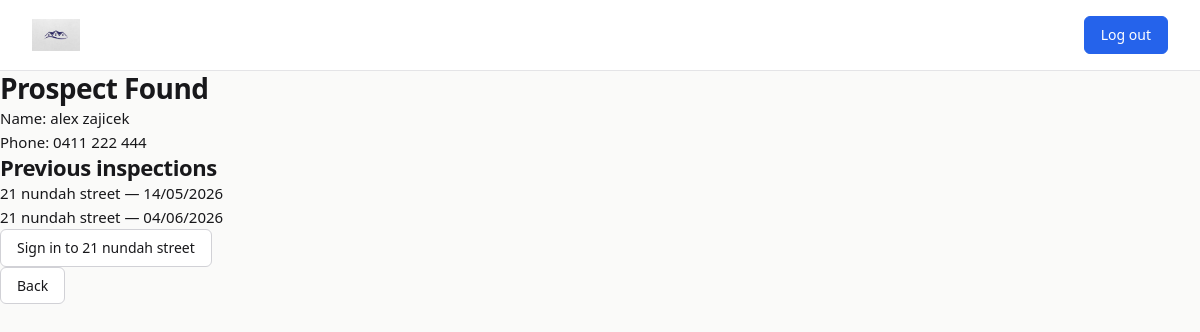
The page /prospects/inspection/1/found/1/ on the database as committed earlier.
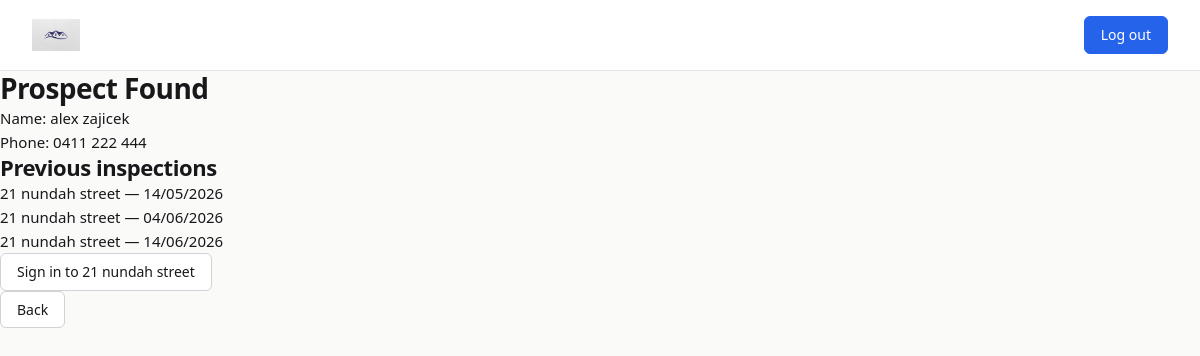
The same page on the database as committed later.
### propertytrack/models.py (models this page shows, shortened)
class Inspection(models.Model):
    STATUS_CHOICES = [
        ('scheduled', 'Scheduled'),
        ('in_progress', 'In Progress'),
        ('completed', 'Completed'),
    ]
    rental = models.ForeignKey(Rental, on_delete=models.CASCADE)
    inspection_date = models.DateTimeField()
    notes = models.TextField(blank=True, null=True)
    created_at = models.DateTimeField(auto_now_add=True)
    status = models.CharField(max_length=20, choices=STATUS_CHOICES, default='scheduled')

class Rental(models.Model):
    address = models.CharField(max_length=255)
    rent_amount = models.DecimalField(max_digits=8, decimal_places=2)
    is_archived = models.BooleanField(default=False)
    created_at = models.DateTimeField(auto_now_add=True)

### prospects/views.py (the view)
# urls.py: path("inspection/<int:inspection_id>/found/<int:prospect_id>/", views.prospect_found, name="prospect_found"),
def prospect_found(request, inspection_id, prospect_id):
    inspection = get_object_or_404(Inspection, id=inspection_id)
    prospect = get_object_or_404(Prospect, id=prospect_id)
    if request.method == 'POST':
        prospect.inspections.add(inspection)
        messages.success(request, f"{prospect.first_name} signed in!")
        return redirect('propertytrack:in_inspection', rental_id=inspection.rental.id)
    return render(request, 'prospects/prospect_found.html', {'inspection': inspection, 'prospect': prospect})

### prospects/templates/prospects/prospect_found.html (shortened to what this page needs)
{% load static %}
<!DOCTYPE html>
<html lang="en">
<head>
    <link rel="stylesheet" href="{% static 'propertytrack/styles.css' %}">
</head>
<body>
    <div class="header">
        <div class="logo">
            <img src="{% static 'propertytrack/logo_90.jpg' %}" alt="Logo">
        </div>
        <div class="user-info">
            <form action="{% url 'agents:logout' %}" method="post" style="margin: 0; margin-left: 20px;">
                <button type="submit">Log out</button>
            </form>
        </div>
    </div>
    <h1>Prospect Found</h1>
    <p>Name: {{ prospect.first_name }} {{ prospect.last_name }}</p>
    <p>Phone: {{ prospect.phone }}</p>
    <h2>Previous inspections</h2>
    {% for i in prospect.inspections.all %}
        <p>{{ i.rental.address }} — {{ i.inspection_date|date:"d/m/Y" }}</p>
    {% empty %}
        <p>No previous inspections.</p>
    {% endfor %}
    <form method="post">
        <button type="submit">Sign in to {{ inspection.rental.address }}</button>
    </form>
    <a href="{% url 'prospects:prospect_phone_check' inspection.id %}"><button>Back</button></a>
</body>
</html>

Rows that differ between the two databases and show on the page:
added Inspection: rental.address "21 nundah street", inspection_date "14/06/2026"
